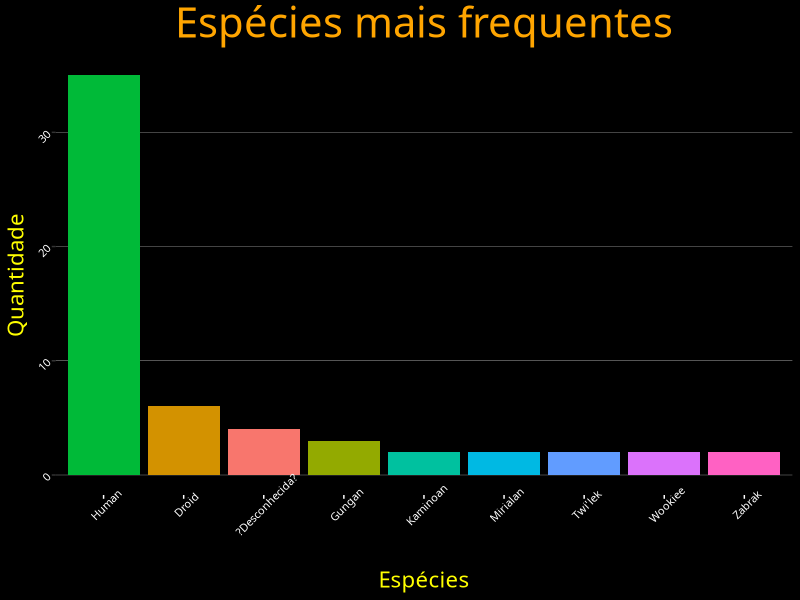

R code for this plot:
## ---- chunk 1
knitr::opts_chunk$set(echo = TRUE)
## ---- chunk 2
# Definindo o PIPE
`%>%` <- magrittr::`%>%`
## ---- chunk 3
library(dplyr)
library(ggplot2)
library(kableExtra)
## ---- chunk 4
data <- dplyr::starwars
dplyr::glimpse(data)
## ---- chunk 5
data %>%
  dplyr::mutate(
    species = dplyr::if_else(is.na(species),"?Desconhecida?", species)
  ) %>%
  dplyr::summarise(esp_dif = dplyr::n_distinct(species))
## ---- chunk 6
data %>%
  dplyr::mutate(
    species = dplyr::if_else(is.na(species),"?Desconhecida?",species)
  ) %>%
  dplyr::group_by(species) %>%
  dplyr::summarise(qtd = n()) %>%
  dplyr::mutate(perc = round(qtd / sum(qtd),2)) %>%
  dplyr::arrange(desc(qtd)) %>%
  kableExtra::kbl() %>%
  kableExtra::kable_styling()
## ---- chunk 7
data %>%
  dplyr::mutate(
    species = dplyr::if_else(is.na(species),"?Desconhecida?",species)
  ) %>%
  dplyr::group_by(species) %>%
  dplyr::summarise(qtd = dplyr::n()) %>%
  dplyr::mutate(perc = round(qtd / sum(qtd),2)) %>%
  dplyr::arrange(desc(qtd)) %>%
  dplyr::slice_max(qtd, n=6) %>%
  kableExtra::kbl() %>%
  kableExtra::kable_styling()
## ---- chunk 8
meu_tema_starwars <- function(){
#  fontTable = fonttable()
  
  ggplot2::theme(
    text = ggplot2::element_text(
      colour = "yellow",
      family = "Comic Sans MS Bold",
      size = 16
    ),
    plot.title = ggplot2::element_text(
      family = "Impact",
      hjust = 0.5,
      size = 30,
      colour = "orange",
    ),
    plot.subtitle = ggplot2::element_text(
      hjust = 0.5,
      size = 15,
      colour = "white",
    ),
    axis.text = ggplot2::element_text(color = "white",size=rel(.5)),
    axis.ticks.x = ggplot2::element_line(color = "white"),
    panel.background = ggplot2::element_rect(fill = "black"),
    panel.grid.major.y = ggplot2::element_line(size = 0.1,color="white"),
    panel.grid.minor = ggplot2::element_blank(),
    panel.grid.major.x = ggplot2::element_blank(),
    plot.background = ggplot2::element_rect(fill = "black", color = "black"),
    legend.position = "bottom",
    legend.background = ggplot2::element_rect(fill = "black", color = "black"),
  )
}
## ---- chunk 9
library(ggplot2)
data %>%
  dplyr::mutate(
    species = dplyr::if_else(is.na(species),"?Desconhecida?",species)
  ) %>%
  dplyr::group_by(species) %>%
  dplyr::summarise(qtd = dplyr::n()) %>%
  dplyr::arrange(desc(qtd)) %>%
  dplyr::slice_max(qtd, n=6) %>%
  ggplot2::ggplot(aes(x=reorder(species, -qtd), y=qtd, fill=as.factor(species),show.legend = FALSE)) +
    geom_col()+
    labs(title="Espécies mais frequentes",
         x="Espécies",
         y="Quantidade",
         fill="") +
    meu_tema_starwars() +
    theme(legend.position = "none", axis.text = element_text(angle=45))
